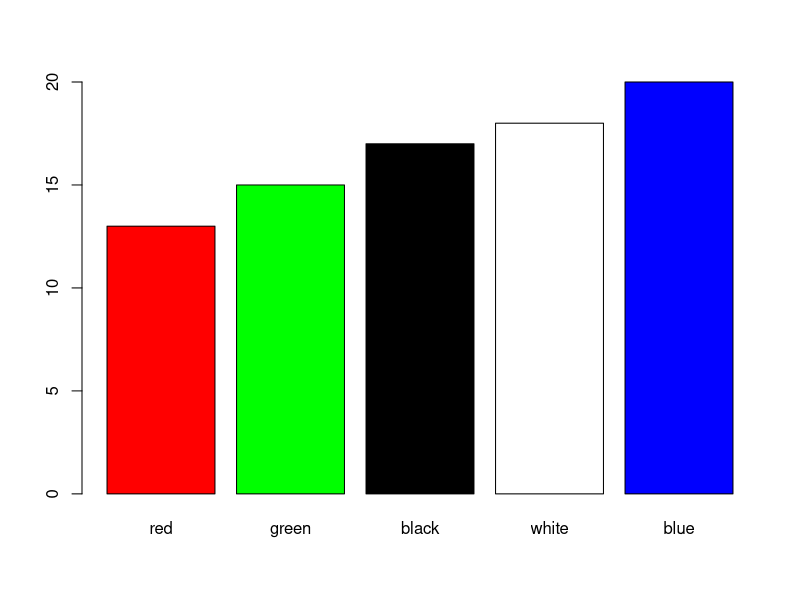
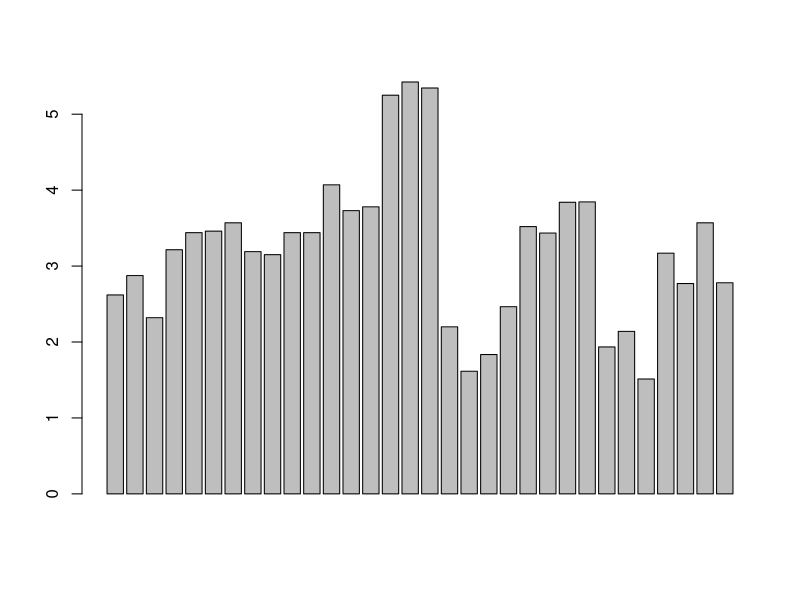
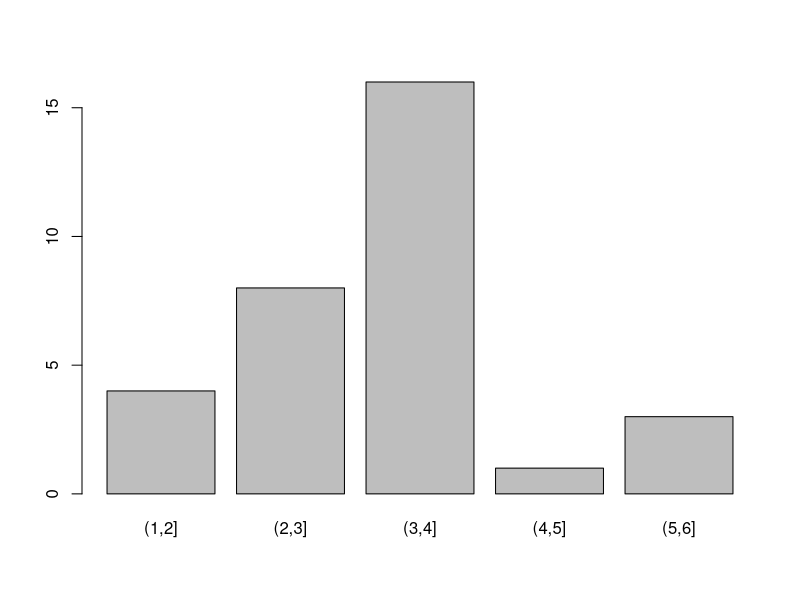
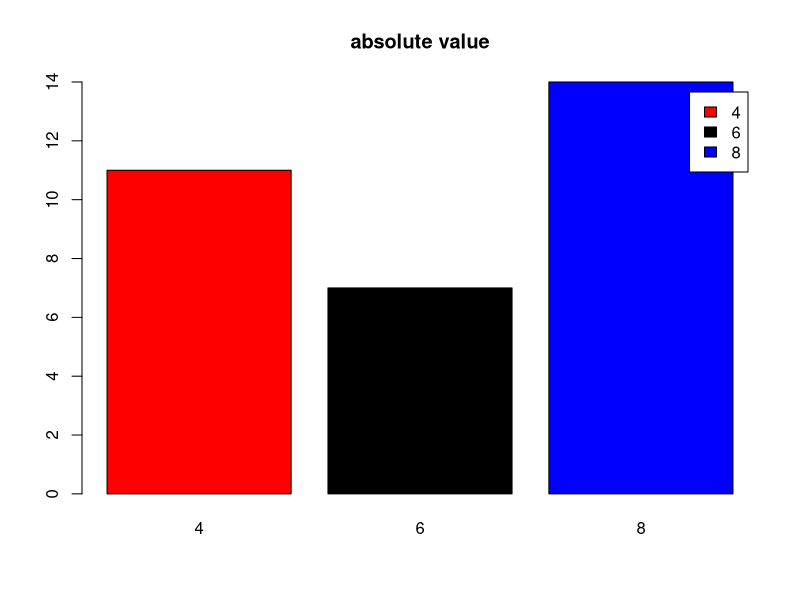
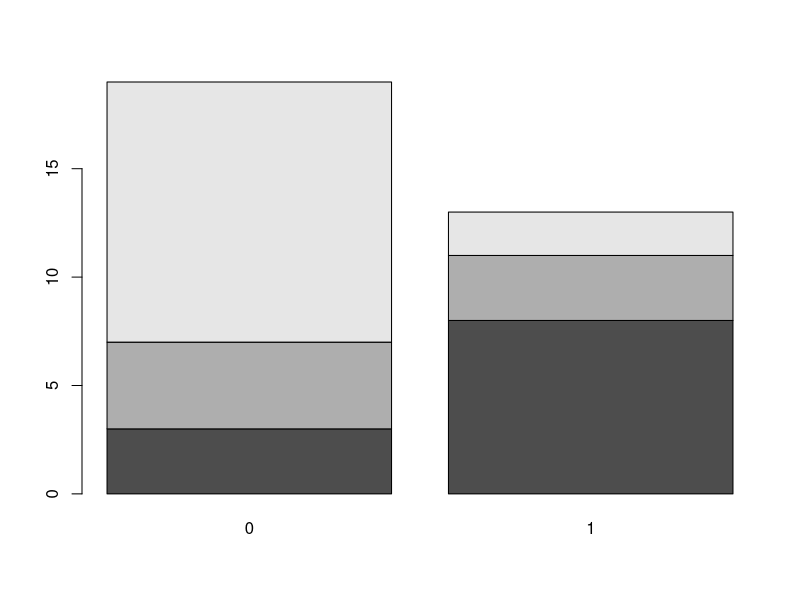
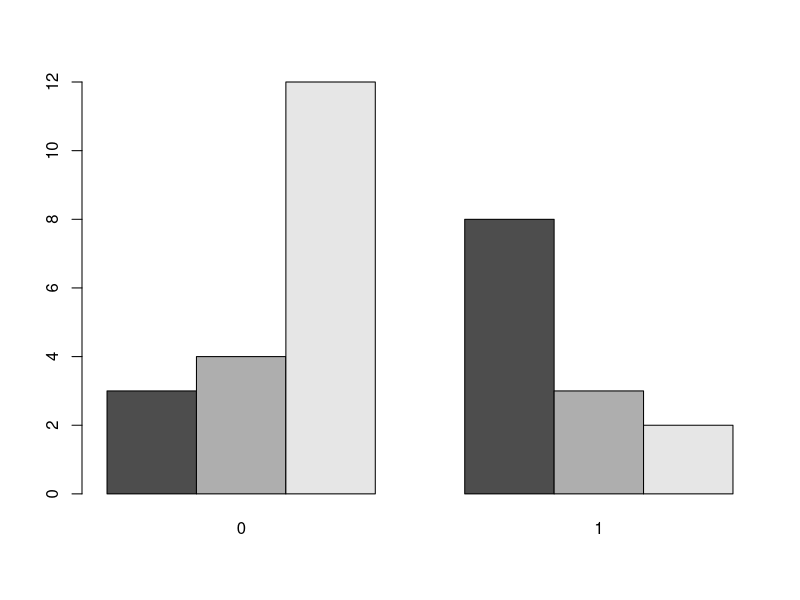
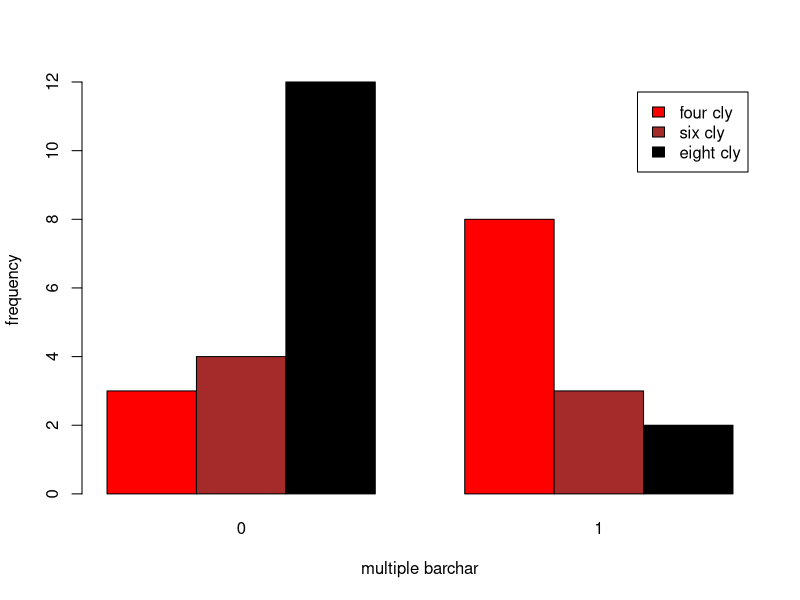
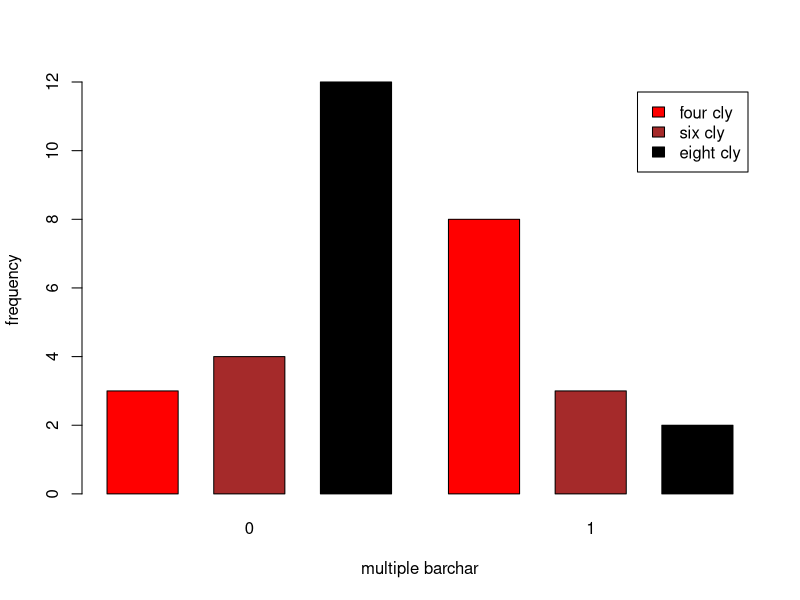

Write R code to recreate these figures, in order.
## ---- chunk 1
df<-data.frame(car_color=c("red","green","black","white","blue"),count=c(13,15,17,18,20))
barplot(height = df$count,names=df$car_color,col=c("red","green","black","white","blue"))
## ---- chunk 2
data("mtcars")
head(mtcars)
## ---- chunk 3
barplot(mtcars$wt)
## ---- chunk 4
summary(mtcars$wt)
## ---- chunk 5
barplot(table(cut(mtcars$wt,breaks=seq(1,6,by=1)
                  )))
## ---- chunk 6

## ---- chunk 7
my_table<-table(mtcars$cyl)
my_table
## ---- chunk 8
barplot(my_table,main="absolute value", legend.text = c(rownames(my_table)),col = c("red","black","blue"))
## ---- chunk 9
multiple_table<-table(mtcars$cyl,mtcars$am)
multiple_table
## ---- chunk 10

## ---- chunk 11
barplot(multiple_table)
## ---- chunk 12
barplot(multiple_table,beside=TRUE)
## ---- chunk 13
barplot(multiple_table,beside=TRUE,xlab = "multiple barchar",ylab= "frequency",legend.text = c("four cly","six cly","eight cly"),col=c("red","brown","black"))

## ---- chunk 14
barplot(multiple_table,beside=TRUE ,xlab = "multiple barchar",ylab= "frequency",legend.text = c("four cly","six cly","eight cly"),col=c("red","brown","black"),space = c(0.5,0.8))

## ---- chunk 15
mosaicplot(multiple_table,col=c("red","brown","black"))
